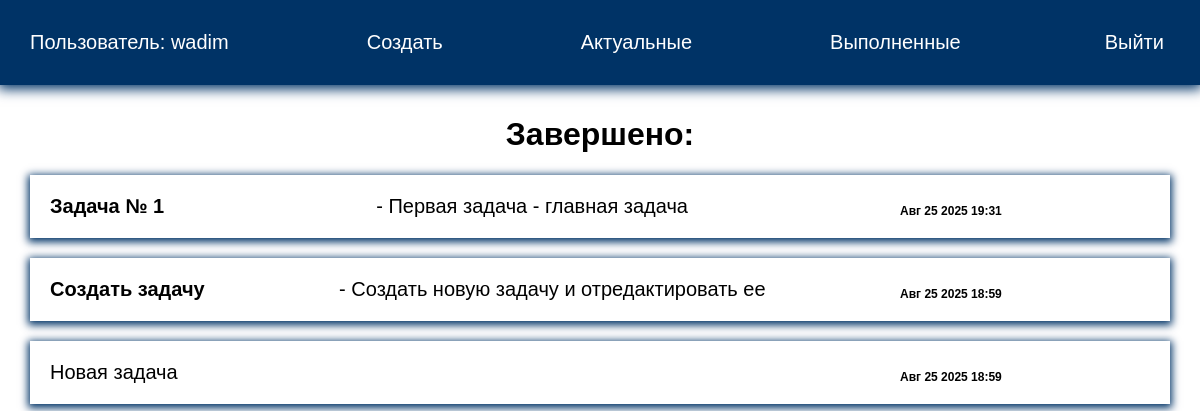
The app's page /completed/ (signed in) with its own data.
### todo/models.py (models this page shows, shortened)
class Todo(models.Model):
    title = models.CharField(max_length=100)
    memo = models.TextField(blank=True)
    created = models.DateTimeField(auto_now_add=True)
    date_completed = models.DateTimeField(blank=True, null=True)
    important = models.BooleanField(default=False)
    user = models.ForeignKey(User, on_delete=models.CASCADE)

### todo/views.py (the view)
# urls.py: path('completed/', views.completed_todos, name='completedtodos'),
@login_required
def completed_todos(request):
    todos = Todo.objects.filter(user=request.user, date_completed__isnull=False).order_by("-date_completed")
    return render(request, 'todo/completedtodos.html', {'todos': todos})

### todo/templates/todo/completedtodos.html
{% extends 'todo/base.html' %}
{% block content %}
<h1>Завершено:</h1>
<ul class="completed">
    {% for todo in todos %}
    <li>
        {% if todo.important %}
        <b>{{todo.title}}</b>
        {% else %}
        {{todo.title}}
        {% endif %}
        {% if todo.memo %}
            - {{ todo.memo }}
        {% endif %}  <span>{{todo.date_completed|date:'M j Y H:i'}}</span>
    </li>
    {% endfor %}
</ul>
{% endblock %}

### todo/templates/todo/base.html (shortened to what this page needs)
<!DOCTYPE html>
{% load static %}
<html lang="en">
<head>
    <link rel="stylesheet" href="{% static 'css/style.css' %}">
</head>
<body>
    <div class="menu">
      <div class="wrap">
          <ul>
            {% if user.is_authenticated %}
            <li class="logo">Пользователь: {{ user.username }}</li>
            <li><a href="{% url 'createtodo' %}">Создать</a></li>
            <li><a href="{% url 'currenttodos' %}">Актуальные</a></li>
            <li><a href="{% url 'completedtodos' %}">Выполненные</a></li>
             <li>
                <form action="{% url 'logoutuser' %}" method="post">
                    <button class="top">Выйти</button>
                </form>
            </li>
            {% else %}
            <li><a href="{% url 'signupuser' %}">Зарегистрироваться</a></li>
            <li><a href="{% url 'loginuser' %}">Войти</a></li>
            {% endif %}
        </ul>
      </div>
    </div>
<div class="content">
    <div class="wrap">
        {% block content %}
        {% endblock %}
    </div>
</div>
</body>
</html>

### todo/static/css/style.css (style rules this page uses)
body { padding: 0; margin: 0; font-family: Arial, Helvetica, sans-serif; }
.wrap { max-width: 1200px; margin: 0 auto; padding: 10px 30px; box-sizing: border-box; }
.menu { background: #003366; box-shadow: 0 2px 12px 2px #003366; }
ul { list-style: none; padding: 0; }
.menu ul { display: flex; justify-content: space-between; align-items: center; font-size: 20px; }
.menu a, .menu li { color: #FFF; }
a { text-decoration: none; }
.center, h1, h2, h3 { text-align: center; }
.top { background: transparent; border: none; color: #FFF; font-size: 20px; cursor: pointer; }
.content li { box-shadow: 0 2px 8px 2px #003366; margin-bottom: 20px; font-size: 20px; }
.content a, .completed li { color: #000; display: block; padding: 20px; }
.completed li { display: flex; justify-content: space-between; align-items: center; }
.completed span { font-size: 12px; font-weight: bold; flex-basis: 250px; align-self: end; }

### records on screen
Todo: title "Задача № 1", memo "Первая задача - главная задача", date_completed "Авг 25 2025 19:31"
Todo: title "Создать задачу", memo "Создать новую задачу и отредактировать ее", date_completed "Авг 25 2025 18:59"
Todo: title "Новая задача", date_completed "Авг 25 2025 18:59"

### other values on screen
{{ user.username }} "wadim"
